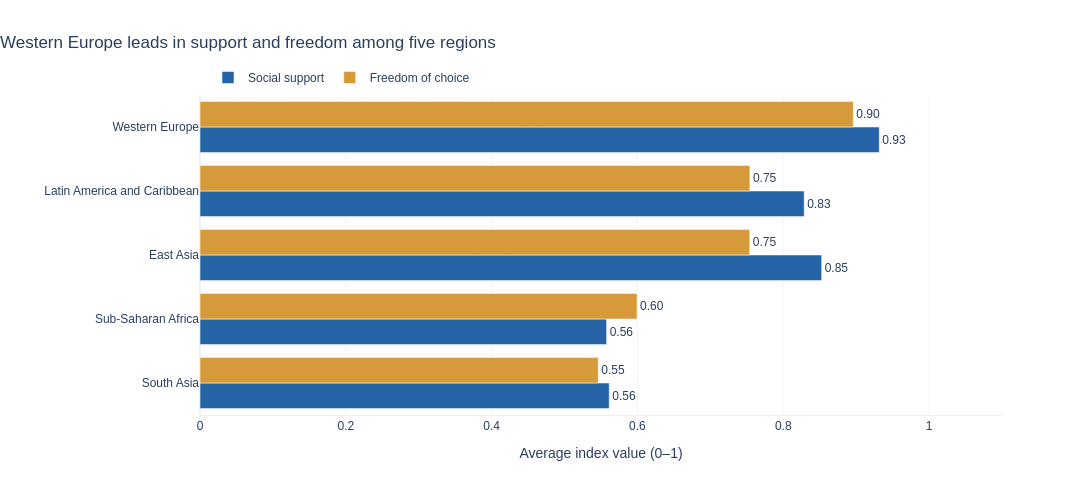

Notebook code for this chart:
### Markdown cell above
---
## Done? Stretch Goal

If you finish both tasks with time to spare, try this:

**Task 3 (stretch):** Build a **grouped bar chart** comparing 2 sub-factors (e.g. `GDP_per_capita` and `Freedom`) across the 5 most populated regions. Use colour meaningfully and write an insight title.

Regions to include: `'Western Europe'`, `'Latin America'`, `'East Asia'`, `'Sub-Saharan Africa'`, `'South Asia'`

### Code cell
# Optional stretch goal — compare two similarly scaled factors for five regions.
# Using Social Support and Freedom avoids mixing unrelated units (GDP vs 0–1 indices).
selected_regions = [
    'Western Europe',
    'Latin America and Caribbean',  # Exact name in the provided dataset
    'East Asia',
    'Sub-Saharan Africa',
    'South Asia'
]
regional_factors = (
    df[df['Region'].isin(selected_regions)]
      .groupby('Region', as_index=False)[['Social_Support', 'Freedom']]
      .mean()
)
regional_factors['Region'] = pd.Categorical(
    regional_factors['Region'], categories=list(reversed(selected_regions)), ordered=True
)
regional_factors = regional_factors.sort_values('Region')
factor_long = regional_factors.melt(
    id_vars='Region', value_vars=['Social_Support', 'Freedom'],
    var_name='Factor', value_name='Average'
)
factor_long['Factor'] = factor_long['Factor'].replace({
    'Social_Support': 'Social support', 'Freedom': 'Freedom of choice'
})
fig3 = px.bar(
    factor_long, x='Average', y='Region', orientation='h', color='Factor',
    barmode='group',
    color_discrete_map={'Social support': '#2463A6', 'Freedom of choice': '#D69A3B'},
    text=factor_long['Average'].map(lambda v: f'{v:.2f}'),
    title='Western Europe leads in support and freedom among five regions',
    labels={'Average': 'Average index value (0–1)', 'Region': ''},
    template='plotly_white', height=480
)
fig3.update_traces(textposition='outside', cliponaxis=False)
fig3.update_xaxes(range=[0, 1.10], dtick=.2, zeroline=True,
                  gridcolor='#F1F4F8', showline=True)
fig3.update_yaxes(title=None, showgrid=False)
fig3.update_layout(title_x=0, font=dict(family='Arial', size=12),
                   legend=dict(title=None, orientation='h', x=.01, y=1.10),
                   margin=dict(l=200, r=90, t=95, b=65),
                   paper_bgcolor='white', plot_bgcolor='white')
assert regional_factors.shape[0] == 5
assert not regional_factors[['Social_Support', 'Freedom']].isna().any().any()
fig3.update_layout(width=1100)
fig3.show()
display(regional_factors)

### Figure 1 — Plotly figure (JSON) as saved in the notebook; plotly's stock layout.template omitted (floating-point values rounded to 4 significant figures)
{"data": [{"alignmentgroup": "True", "cliponaxis": false, "hovertemplate": "Factor=Social support<br>Average index value (0–1)=%{x}<br>=%{y}<br>text=%{text}<extra></extra>", "legendgroup": "Social support", "marker": {"color": "#2463A6", "pattern": {"shape": ""}}, "name": "Social support", "offsetgroup": "Social support", "orientation": "h", "showlegend": true, "text": ["0.56", "0.56", "0.85", "0.83", "0.93"], "textposition": "outside", "type": "bar", "x": [0.5613, 0.5577, 0.8527, 0.8287, 0.9317], "xaxis": "x", "y": ["South Asia", "Sub-Saharan Africa", "East Asia", "Latin America and Caribbean", "Western Europe"], "yaxis": "y"}, {"alignmentgroup": "True", "cliponaxis": false, "hovertemplate": "Factor=Freedom of choice<br>Average index value (0–1)=%{x}<br>=%{y}<br>text=%{text}<extra></extra>", "legendgroup": "Freedom of choice", "marker": {"color": "#D69A3B", "pattern": {"shape": ""}}, "name": "Freedom of choice", "offsetgroup": "Freedom of choice", "orientation": "h", "showlegend": true, "text": ["0.55", "0.60", "0.75", "0.75", "0.90"], "textposition": "outside", "type": "bar", "x": [0.5463, 0.5994, 0.754, 0.7542, 0.8961], "xaxis": "x", "y": ["South Asia", "Sub-Saharan Africa", "East Asia", "Latin America and Caribbean", "Western Europe"], "yaxis": "y"}], "layout": {"barmode": "group", "font": {"family": "Arial", "size": 12}, "height": 480, "legend": {"orientation": "h", "title": {}, "tracegroupgap": 0, "x": 0.01, "y": 1.1}, "margin": {"b": 65, "l": 200, "r": 90, "t": 95}, "paper_bgcolor": "white", "plot_bgcolor": "white", "title": {"text": "Western Europe leads in support and freedom among five regions", "x": 0}, "width": 1100, "xaxis": {"anchor": "y", "domain": [0.0, 1.0], "dtick": 0.2, "gridcolor": "#F1F4F8", "range": [0, 1.1], "showline": true, "title": {"text": "Average index value (0–1)"}, "zeroline": true}, "yaxis": {"anchor": "x", "domain": [0.0, 1.0], "showgrid": false, "title": {}}}}
